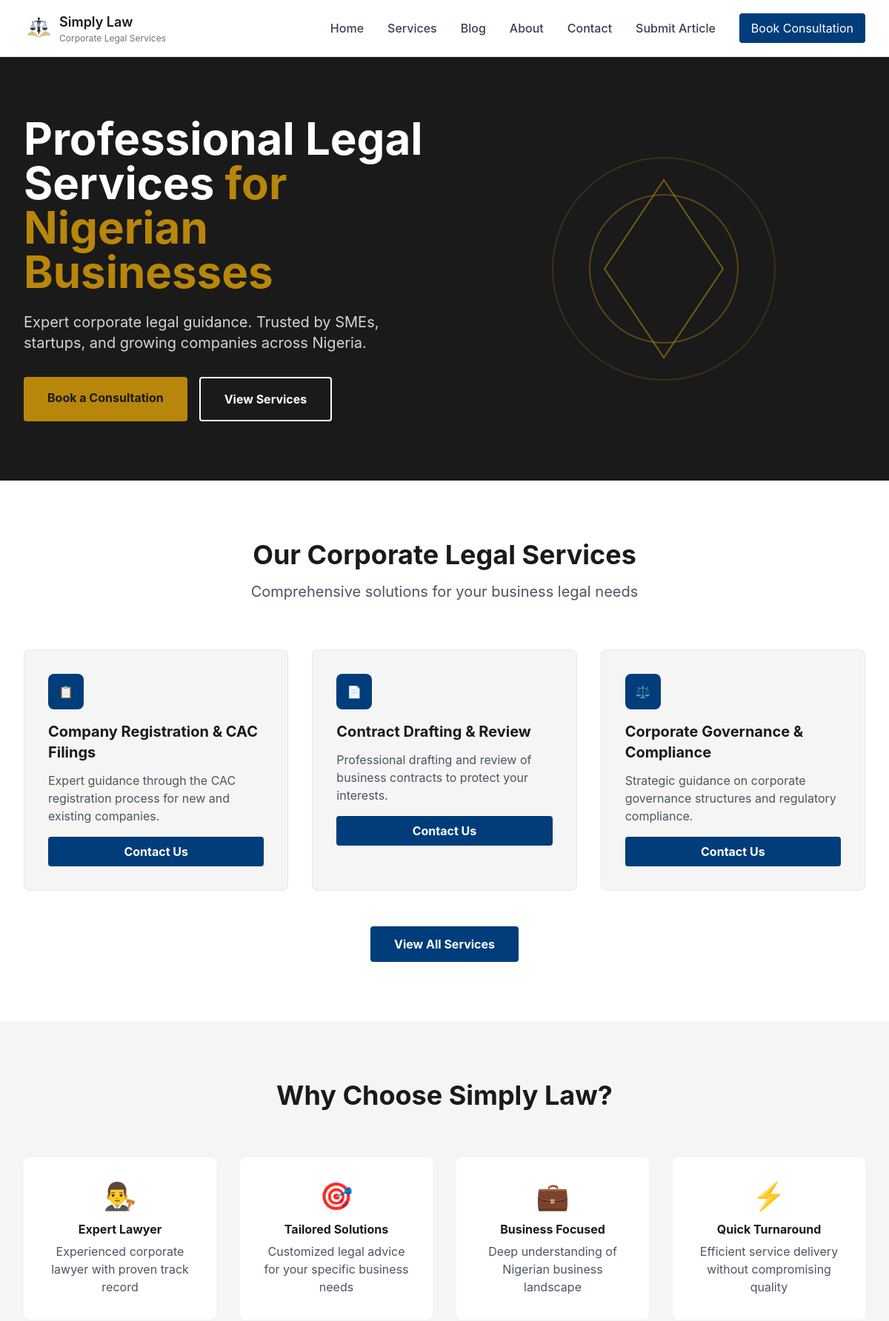
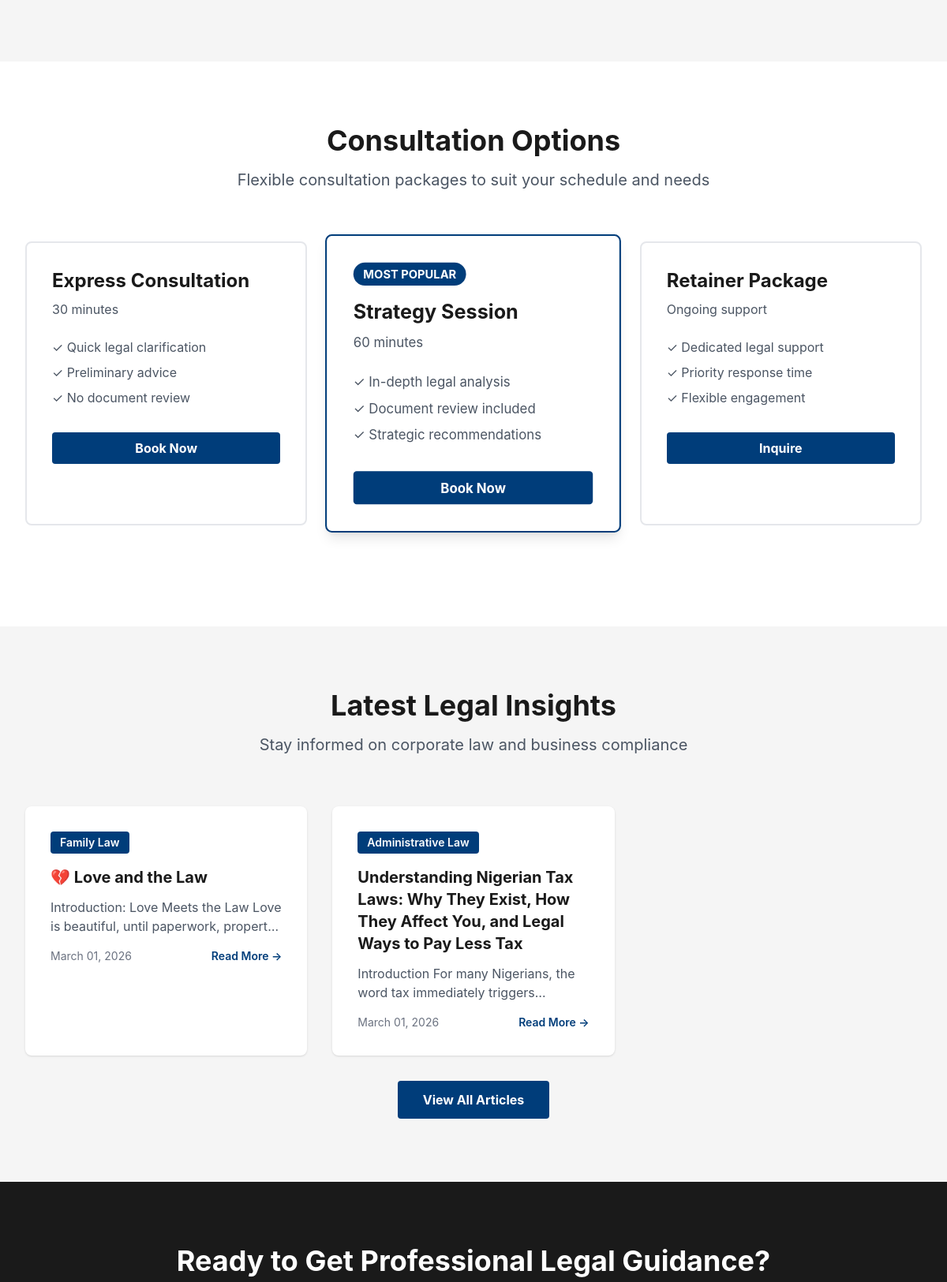
The page / (upper part) on the database its author committed (2 pictures, top to bottom).
### models.py (models this page shows, shortened)
class Article(db.Model):
    id = db.Column(db.Integer, primary_key=True)
    email = db.Column(db.String(120), nullable=False)
    title = db.Column(db.String(200), nullable=False)
    content = db.Column(db.Text, nullable=False)
    author = db.Column(db.String(100), nullable=False)
    date_posted = db.Column(db.DateTime, default=datetime.utcnow, nullable=False)
    date_submitted = db.Column(db.DateTime, default=datetime.utcnow, nullable=False)
    status = db.Column(
        db.String(20),
        nullable=False,
        default='pending',
        index=True  # ✅ Frequently queried
    )
    category = db.Column(
        db.String(100),
        nullable=False,
        default='General',
        index=True  # ✅ Frequently used for filtering
    )
    likes = db.Column(db.Integer, default=0, nullable=False)
    views = db.Column(db.Integer, default=0, nullable=False)
    cover_image = db.Column(db.String(255), nullable=True)
    document_filename = db.Column(db.String(255), nullable=True)
    deleted_at = db.Column(db.DateTime, nullable=True)
    is_draft = db.Column(db.Boolean, default=False, nullable=False)
    comments = db.relationship('Comment', backref='article', lazy=True, cascade='all, delete-orphan')
    visits = db.relationship('Visit', backref='article', lazy=True, cascade='all, delete-orphan')
    __table_args__ = (
        db.Index('idx_article_status_category', 'status', 'category'),
        db.Index('idx_article_date_posted', 'date_posted'),
        db.Index('idx_article_deleted_at', 'deleted_at'),  # ✅ For soft delete queries
        db.Index('idx_article_is_draft', 'is_draft'),  # ✅ For draft queries
    )

### blueprints/public.py (the view)
@public_bp.route('/')
def home():
    featured_articles = Article.query.filter(
        Article.status == 'approved',
        Article.deleted_at.is_(None),
        Article.is_draft == False
    ).order_by(Article.date_posted.desc()).limit(3).all()
    logger.info("Home page accessed")
    return render_template(
        'pages/home.html',
        featured_articles=featured_articles,
        page_title='Simply Law - Corporate Legal Services',
        page_description='Professional corporate legal services for Nigerian businesses'
    )

### templates/pages/home.html (shortened to what this page needs)
{% extends "base.html" %}
{% block content %}
<section class="bg-law-dark text-white py-20">
    <div class="max-w-7xl mx-auto px-4 sm:px-6 lg:px-8">
        <div class="grid grid-cols-1 md:grid-cols-2 gap-12 items-center">
            <div>
                <h1 class="text-5xl md:text-6xl font-bold mb-6 leading-tight">
                    Professional Legal Services <span class="text-law-gold">for Nigerian Businesses</span>
                </h1>
                <p class="text-xl text-gray-300 mb-8">
                    Expert corporate legal guidance. Trusted by SMEs, startups, and growing companies across Nigeria.
                </p>
                <div class="flex flex-col sm:flex-row gap-4">
                    <a href="{{ url_for('bookings.index') }}" class="px-8 py-4 bg-law-gold text-law-dark font-bold rounded hover:bg-opacity-90 transition text-center">
                        Book a Consultation
                    </a>
                    <a href="{{ url_for('services.index') }}" class="px-8 py-4 border-2 border-white text-white font-bold rounded hover:bg-white hover:text-law-dark transition text-center">
                        View Services
                    </a>
                </div>
            </div>
            <div class="hidden md:block">
            </div>
        </div>
    </div>
</section>
<section class="py-20 bg-white">
    <div class="max-w-7xl mx-auto px-4 sm:px-6 lg:px-8">
        <div class="text-center mb-16">
            <h2 class="text-4xl font-bold text-law-dark mb-4">Our Corporate Legal Services</h2>
            <p class="text-xl text-gray-600">Comprehensive solutions for your business legal needs</p>
        </div>
        <div class="grid grid-cols-1 md:grid-cols-3 gap-8">
            <div class="bg-law-gray border border-gray-200 rounded-lg p-8 hover:shadow-lg transition">
                <div class="w-12 h-12 bg-law-blue text-white rounded-lg mb-4 flex items-center justify-center font-bold">📋</div>
                <h3 class="text-xl font-bold text-law-dark mb-3">Company Registration & CAC Filings</h3>
                <p class="text-gray-600 mb-4">Expert guidance through the CAC registration process for new and existing companies.</p>
                <a href="https://wa.me/2347063596624?text=Hi!%20I%20am%20interested%20in%20your%20Company%20Registration%20%26%20CAC%20Filings%20service.%20Can%20we%20discuss%20this%20further?" target="_blank" class="inline-block w-full py-2 bg-law-blue text-white font-bold rounded text-center hover:bg-opacity-90 transition">Contact Us</a>
            </div>
            <div class="bg-law-gray border border-gray-200 rounded-lg p-8 hover:shadow-lg transition">
                <div class="w-12 h-12 bg-law-blue text-white rounded-lg mb-4 flex items-center justify-center font-bold">📄</div>
                <h3 class="text-xl font-bold text-law-dark mb-3">Contract Drafting & Review</h3>
                <p class="text-gray-600 mb-4">Professional drafting and review of business contracts to protect your interests.</p>
                <a href="https://wa.me/2347063596624?text=Hi!%20I%20am%20interested%20in%20your%20Contract%20Drafting%20%26%20Review%20service.%20Can%20we%20discuss%20this%20further?" target="_blank" class="inline-block w-full py-2 bg-law-blue text-white font-bold rounded text-center hover:bg-opacity-90 transition">Contact Us</a>
            </div>
            <div class="bg-law-gray border border-gray-200 rounded-lg p-8 hover:shadow-lg transition">
                <div class="w-12 h-12 bg-law-blue text-white rounded-lg mb-4 flex items-center justify-center font-bold">⚖️</div>
                <h3 class="text-xl font-bold text-law-dark mb-3">Corporate Governance & Compliance</h3>
                <p class="text-gray-600 mb-4">Strategic guidance on corporate governance structures and regulatory compliance.</p>
                <a href="https://wa.me/2347063596624?text=Hi!%20I%20am%20interested%20in%20your%20Corporate%20Governance%20%26%20Compliance%20service.%20Can%20we%20discuss%20this%20further?" target="_blank" class="inline-block w-full py-2 bg-law-blue text-white font-bold rounded text-center hover:bg-opacity-90 transition">Contact Us</a>
            </div>
        </div>
        <div class="text-center mt-12">
            <a href="{{ url_for('services.index') }}" class="inline-block px-8 py-3 bg-law-blue text-white font-bold rounded hover:bg-opacity-90 transition">
                View All Services
            </a>
        </div>
    </div>
</section>
<section class="py-20 bg-law-gray">
    <div class="max-w-7xl mx-auto px-4 sm:px-6 lg:px-8">
        <h2 class="text-4xl font-bold text-law-dark mb-16 text-center">Why Choose Simply Law?</h2>
        <div class="grid grid-cols-1 md:grid-cols-2 lg:grid-cols-4 gap-8">
            <div class="bg-white p-8 rounded-lg text-center">
                <div class="text-4xl mb-4">👨‍⚖️</div>
                <h3 class="font-bold text-law-dark mb-2">Expert Lawyer</h3>
                <p class="text-gray-600">Experienced corporate lawyer with proven track record</p>
            </div>
            <div class="bg-white p-8 rounded-lg text-center">
                <div class="text-4xl mb-4">🎯</div>
                <h3 class="font-bold text-law-dark mb-2">Tailored Solutions</h3>
                <p class="text-gray-600">Customized legal advice for your specific business needs</p>
            </div>
            <div class="bg-white p-8 rounded-lg text-center">
                <div class="text-4xl mb-4">💼</div>
                <h3 class="font-bold text-law-dark mb-2">Business Focused</h3>
                <p class="text-gray-600">Deep understanding of Nigerian business landscape</p>
            </div>
            <div class="bg-white p-8 rounded-lg text-center">
                <div class="text-4xl mb-4">⚡</div>
                <h3 class="font-bold text-law-dark mb-2">Quick Turnaround</h3>
                <p class="text-gray-600">Efficient service delivery without compromising quality</p>
            </div>
        </div>
    </div>
</section>
<section class="py-20 bg-white">
    <div class="max-w-7xl mx-auto px-4 sm:px-6 lg:px-8">
        <div class="text-center mb-16">
            <h2 class="text-4xl font-bold text-law-dark mb-4">Consultation Options</h2>
            <p class="text-xl text-gray-600">Flexible consultation packages to suit your schedule and needs</p>
        </div>
        <div class="grid grid-cols-1 md:grid-cols-3 gap-8 mb-12">
            <div class="border-2 border-gray-200 rounded-lg p-8 hover:border-law-blue hover:shadow-lg transition">
                <h3 class="text-2xl font-bold text-law-dark mb-2">Express Consultation</h3>
                <p class="text-gray-600 mb-6">30 minutes</p>
                <ul class="space-y-2 text-gray-600 mb-8">
                    <li>✓ Quick legal clarification</li>
                    <li>✓ Preliminary advice</li>
                    <li>✓ No document review</li>
                </ul>
                <a href="{{ url_for('bookings.index') }}" class="block w-full py-2 bg-law-blue text-white font-bold rounded hover:bg-opacity-90 transition text-center">
                    Book Now
                </a>
            </div>
            <div class="border-2 border-law-blue rounded-lg p-8 shadow-lg transform scale-105">
                <div class="bg-law-blue text-white text-sm font-bold px-3 py-1 rounded-full inline-block mb-4">MOST POPULAR</div>
                <h3 class="text-2xl font-bold text-law-dark mb-2">Strategy Session</h3>
                <p class="text-gray-600 mb-6">60 minutes</p>
                <ul class="space-y-2 text-gray-600 mb-8">
                    <li>✓ In-depth legal analysis</li>
                    <li>✓ Document review included</li>
                    <li>✓ Strategic recommendations</li>
                </ul>
                <a href="{{ url_for('bookings.index') }}" class="block w-full py-2 bg-law-blue text-white font-bold rounded hover:bg-opacity-90 transition text-center">
                    Book Now
                </a>
            </div>
            <div class="border-2 border-gray-200 rounded-lg p-8 hover:border-law-blue hover:shadow-lg transition">
                <h3 class="text-2xl font-bold text-law-dark mb-2">Retainer Package</h3>
                <p class="text-gray-600 mb-6">Ongoing support</p>
                <ul class="space-y-2 text-gray-600 mb-8">
                    <li>✓ Dedicated legal support</li>
                    <li>✓ Priority response time</li>
                    <li>✓ Flexible engagement</li>
                </ul>
                <a href="{{ url_for('bookings.index') }}" class="block w-full py-2 bg-law-blue text-white font-bold rounded hover:bg-opacity-90 transition text-center">
                    Inquire
                </a>
            </div>
        </div>
    </div>
</section>
{% if featured_articles %}
<section class="py-20 bg-law-gray">
    <div class="max-w-7xl mx-auto px-4 sm:px-6 lg:px-8">
        <div class="text-center mb-16">
            <h2 class="text-4xl font-bold text-law-dark mb-4">Latest Legal Insights</h2>
            <p class="text-xl text-gray-600">Stay informed on corporate law and business compliance</p>
        </div>
        <div class="grid grid-cols-1 md:grid-cols-3 gap-8 mb-8">
            {% for article in featured_articles[:3] %}
            <div class="bg-white rounded-lg overflow-hidden shadow hover:shadow-lg transition">
                <div class="p-8">
                    <span class="inline-block px-3 py-1 bg-law-blue text-white text-sm font-semibold rounded mb-4">{{ article.category }}</span>
                    <h3 class="text-xl font-bold text-law-dark mb-3">{{ article.title }}</h3>
                    <p class="text-gray-600 mb-4 line-clamp-2">{{ article.content[:150] }}...</p>
                    <div class="flex justify-between items-center text-sm text-gray-500">
                        <span>{{ article.date_posted.strftime('%B %d, %Y') }}</span>
                        <a href="{{ url_for('public.blog') }}" class="text-law-blue hover:text-law-gold font-semibold transition">Read More →</a>
                    </div>
                </div>
            </div>
            {% endfor %}
        </div>
        <div class="text-center">
            <a href="{{ url_for('public.blog') }}" class="inline-block px-8 py-3 bg-law-blue text-white font-bold rounded hover:bg-opacity-90 transition">
                View All Articles
            </a>
        </div>
    </div>
</section>
{% endif %}
<section class="py-20 bg-law-dark text-white">
    <div class="max-w-4xl mx-auto px-4 sm:px-6 lg:px-8 text-center">
        <h2 class="text-4xl font-bold mb-6">Ready to Get Professional Legal Guidance?</h2>
    </div>
</section>
{% endblock %}

### templates/base.html (style rules this page uses)
* { margin: 0; padding: 0; box-sizing: border-box; }
html { scroll-behavior: smooth; }
body { font-family: 'Inter', system-ui, -apple-system, sans-serif; background-color: #fafaf8; color: #1a1a1a; line-height: 1.6; }
a { transition: color 0.3s ease; }
.page-container { min-height: 100vh; display: flex; flex-direction: column; }
.bg-law-dark { background-color: #1a1a1a; }
.bg-law-blue { background-color: #003d7a; }
.bg-law-gold { background-color: #b8860b; }
.bg-law-gray { background-color: #f5f5f5; }
.text-law-dark { color: #1a1a1a; }
.text-law-blue { color: #003d7a; }
.text-law-gold { color: #b8860b; }
h1, h2, h3, h4, h5, h6 { font-weight: 700; line-height: 1.2; margin-bottom: 0.5rem; }
h1 { font-size: 2.5rem; }
h2 { font-size: 2rem; }
h3 { font-size: 1.5rem; }
section { padding: 3rem 0; }

### rows shown on the page
Article: category "Family Law", title "💔 Love and the Law", content "Introduction: Love Meets the Law Love is beautiful, until paperwork,…", date_posted "March 01, 2026"
Article: category "Administrative Law", title "Understanding Nigerian Tax Laws: Why They Exist, How They Affect You, and Legal Ways to Pay Less Tax", content "Introduction For many Nigerians, the word tax immediately…", date_posted "March 01, 2026"
